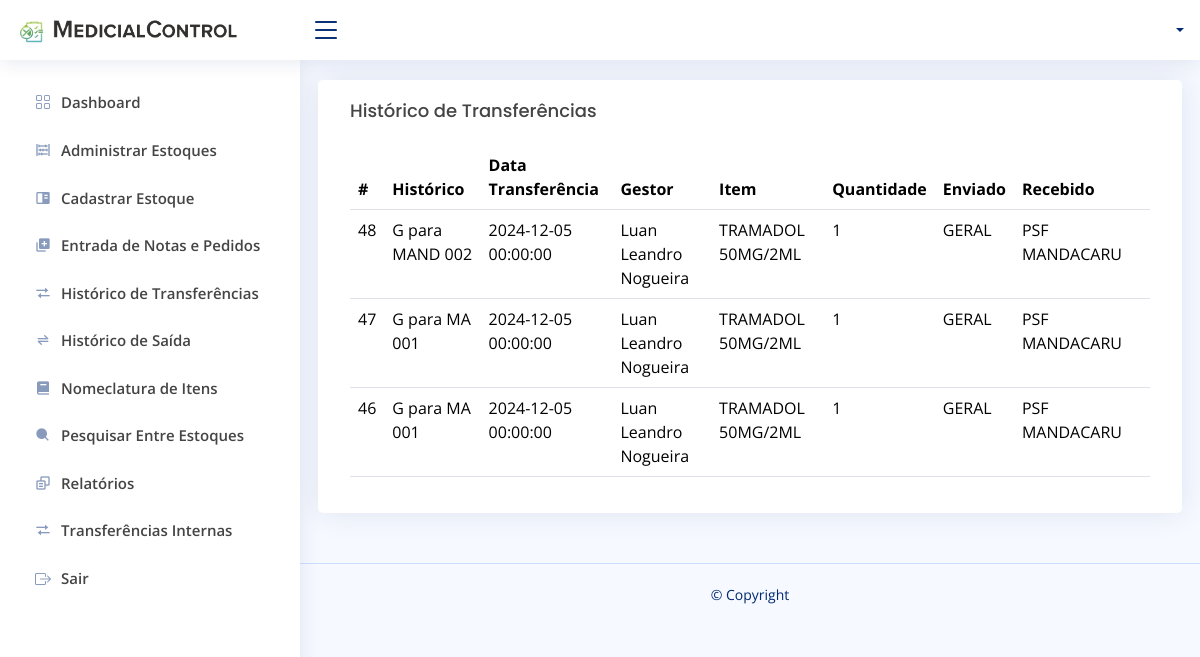
Page /historicoDeTransferencia.php on the committed database.
### tables this page shows
CREATE TABLE `tb_historico` (
  `id_historico` int(11) NOT NULL,
  `historico_historico` text NOT NULL,
  `data_historico` datetime NOT NULL,
  `sessao_historico` varchar(220) NOT NULL,
  `item_tras_historico` varchar(220) NOT NULL,
  `quantidade_historico` bigint(20) NOT NULL,
  `id_estoque_enviado_historico` int(11) NOT NULL,
  `id_estoque_recebido_historico` int(11) NOT NULL
);

CREATE TABLE `tb_estoques` (
  `id_estoque` int(11) NOT NULL,
  `nome_estoque` varchar(140) NOT NULL
);

### controladores/Classes.php (called while the page is built, shortened)
<?php
class Historico
{
    private $conexao;
    public function __construct()
    {
        $this->conexao = new Conexao();
    }
    public function chamaHistorico()
    {
        $conn = $this->conexao->Conectar();
        $query = "
            SELECT
                h.*,
                e_enviado.nome_estoque AS nome_enviado,
                e_recebido.nome_estoque AS nome_recebido
            FROM
                tb_historico h
            LEFT JOIN
                tb_estoques e_enviado ON h.id_estoque_enviado_historico = e_enviado.id_estoque
            LEFT JOIN
                tb_estoques e_recebido ON h.id_estoque_recebido_historico = e_recebido.id_estoque
            ORDER BY
                h.id_historico DESC
        ";
        $stmt = $conn->prepare($query);
        $stmt->execute();
        $historico = [];
        while ($retorno = $stmt->fetch(PDO::FETCH_ASSOC)) {
            $historico[] = $retorno;
        }
        return $historico;
    }
}

### historicoDeTransferencia.php (the view, shortened to what this page needs)
<?php
  include "controladores/Controller.php";
  include "controladores/Classes.php";
    $func = new Historico;
    $retorno = $func->chamaHistorico();
?>
<!DOCTYPE html>
<html lang="pt-br">
<head>
</head>
<body>
  <header id="header" class="header fixed-top d-flex align-items-center">
    <nav class="header-nav ms-auto">
      <ul class="d-flex align-items-center">
        <?php echo Perfil() ?>
      </ul>
    </nav>
  </header>
  <aside id="sidebar" class="sidebar">
    <?php echo sideBar()?>
  </aside>
  <main id="main" class="main">
    <section class="section">
      <div class="row">
      <div class="card">
            <div class="card-body">
              <h5 class="card-title">Histórico de Transferências</h5>
              <table class="table datatable">
                <thead>
                  <tr>
                    <th>#</th>
                    <th>Histórico</th>
                    <th>Data Transferência</th>
                    <th>Gestor</th>
                    <th>Item</th>
                    <th>Quantidade</th>
                    <th>Enviado</th>
                    <th>Recebido</th>
                    <th></th>
                  </tr>
                </thead>
                <tbody>
                  <tr>
                    <td><?=$r['id_historico'] ?></td>
                    <td><?=$r['historico_historico'] ?></td>
                    <td><?=$r['data_historico'] ?></td>
                    <td><?=$r['sessao_historico'] ?></td>
                    <td><?=$r['item_tras_historico'] ?></td>
                    <td><?=$r['quantidade_historico'] ?></td>
                    <td><?=$r['nome_enviado'] ?></td>
                    <td><?=$r['nome_recebido'] ?></td>
                    <td></td>
                  </tr>
                </tbody>
              </table>
            </div>
      </div>
      </div>
    </section>
  </main>
  <footer id="footer" class="footer">
    <div class="copyright">
      &copy; Copyright <strong><span></span></strong>
    </div>
    <div class="credits">
    </div>
  </footer>
</body>
</html>

### assets/css/style.css (style rules this page uses)
:root { scroll-behavior: smooth; }
body { font-family: "Open Sans", sans-serif; background: #f6f9ff; color: #444444; }
h1, h2, h3, h4, h5, h6 { font-family: "Nunito", sans-serif; }
#main { margin-top: 60px; padding: 20px 30px; transition: all 0.3s; }
.card { margin-bottom: 30px; border: none; border-radius: 5px; box-shadow: 0px 0 30px rgba(1, 41, 112, 0.1); }
.card-title { padding: 20px 0 15px 0; font-size: 18px; font-weight: 500; color: #444444; font-family: "Poppins", sans-serif; }
.card-body { padding: 0 20px 20px 20px; }
.header { transition: all 0.5s; z-index: 997; height: 60px; box-shadow: 0px 2px 20px rgba(1, 41, 112, 0.1); background-color: #fff; padding-left: 20px; }
.header-nav ul { list-style: none; }
.header-nav>ul { margin: 0; padding: 0; }
.sidebar { position: fixed; top: 60px; left: 0; bottom: 0; width: 300px; z-index: 996; transition: all 0.3s; padding: 20px; overflow-y: auto; scrollbar-width: thin; scrollbar-color: #aab7cf transparent; box-shadow: 0px 0px 20px rgba(1, 41, 112, 0.1); background-color: #fff; }
@media (min-width: 1200px) { #main, #footer { margin-left: 300px; } }
.footer { padding: 20px 0; font-size: 14px; transition: all 0.3s; border-top: 1px solid #cddfff; }
.footer .copyright { text-align: center; color: #012970; }
.footer .credits { padding-top: 5px; text-align: center; font-size: 13px; color: #012970; }

### rows in the picture
tb_historico: id_historico "48", historico_historico "G para MAND 002", data_historico "2024-12-05 00:00:00", sessao_historico "Luan Leandro Nogueira", item_tras_historico "TRAMADOL 50MG/2ML", quantidade_historico "1", id_estoque_enviado_historico.nome_estoque "GERAL", id_estoque_recebido_historico.nome_estoque "PSF MANDACARU"
tb_historico: id_historico "47", historico_historico "G para MA 001", data_historico "2024-12-05 00:00:00", sessao_historico "Luan Leandro Nogueira", item_tras_historico "TRAMADOL 50MG/2ML", quantidade_historico "1", id_estoque_enviado_historico.nome_estoque "GERAL", id_estoque_recebido_historico.nome_estoque "PSF MANDACARU"
tb_historico: id_historico "46", historico_historico "G para MA 001", data_historico "2024-12-05 00:00:00", sessao_historico "Luan Leandro Nogueira", item_tras_historico "TRAMADOL 50MG/2ML", quantidade_historico "1", id_estoque_enviado_historico.nome_estoque "GERAL", id_estoque_recebido_historico.nome_estoque "PSF MANDACARU"
